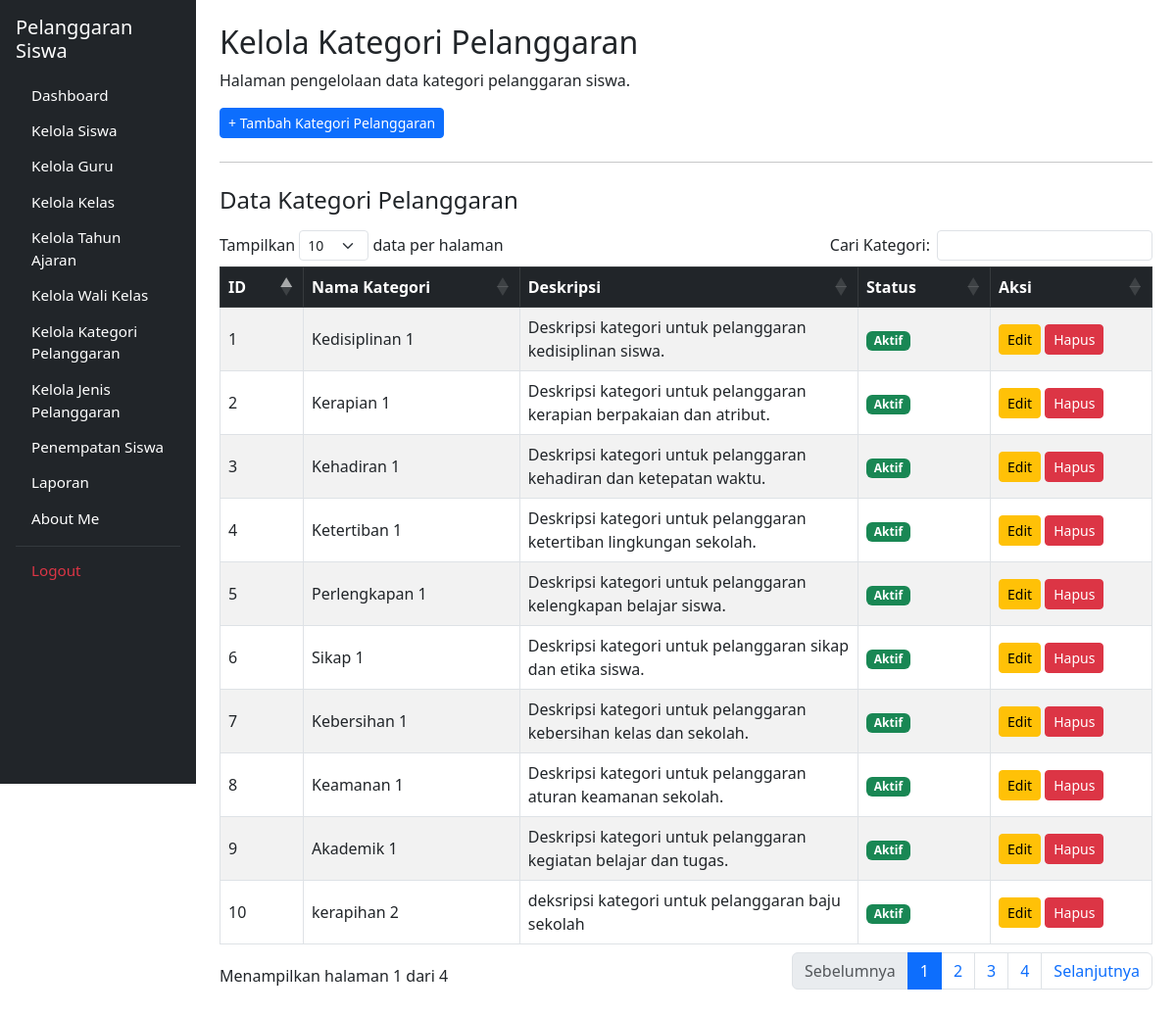
The page /kelola_kategori_pelanggaran.php (signed in) on the database its author committed.
### tables this page shows
CREATE TABLE `t_kategori_pelanggaran` (
  `id_kategori` int(11) NOT NULL,
  `nama_kategori` varchar(100) NOT NULL,
  `deskripsi` text DEFAULT NULL,
  `poin` int(11) NOT NULL DEFAULT 0
);

### kelola_kategori_pelanggaran.php (the view, shortened to what this page needs)
<?php
include 'config/koneksi.php';
$nama_tabel = 't_kategori_pelanggaran';
$query_data = mysqli_query($koneksi, "SELECT * FROM $nama_tabel ORDER BY id_kategori ASC");
?>
<!DOCTYPE html>
<html lang="id">
<head>
    <link href="https://cdn.jsdelivr.net/npm/bootstrap@5.3.0/dist/css/bootstrap.min.css" rel="stylesheet">
    <link rel="stylesheet" href="https://cdn.datatables.net/1.13.6/css/dataTables.bootstrap5.min.css">
</head>
<body>
<div class="container-fluid">
    <div class="row">
        <div class="col-md-3 col-lg-2 bg-dark p-3 sidebar-sticky">
            <h4 class="text-white mb-3 fs-5">
                Pelanggaran Siswa
            </h4>
            <ul class="nav nav-pills flex-column">
                <li class="nav-item">
                    <a href="dashboard.php" class="nav-link text-white">Dashboard</a>
                </li>
                <li class="nav-item">
                    <a href="kelola_siswa.php" class="nav-link text-white">Kelola Siswa</a>
                </li>
                <li class="nav-item">
                    <a href="kelola_guru.php" class="nav-link text-white">Kelola Guru</a>
                </li>
                <li class="nav-item">
                    <a href="kelola_kelas.php" class="nav-link text-white">Kelola Kelas</a>
                </li>
                <li class="nav-item">
                    <a href="kelola_tahun_ajaran.php" class="nav-link text-white">Kelola Tahun Ajaran</a>
                </li>
                <li class="nav-item">
                    <a href="kelola_wali_kelas.php" class="nav-link text-white">Kelola Wali Kelas</a>
                </li>
                <li class="nav-item">
                    <a href="kelola_kategori_pelanggaran.php" class="nav-link btn btn-primary text-white text-start">Kelola Kategori Pelanggaran</a>
                </li>
                <li class="nav-item">
                    <a href="kelola_jenis_pelanggaran.php" class="nav-link text-white">Kelola Jenis Pelanggaran</a>
                </li>
                <li class="nav-item">
                    <a href="penempatan_siswa.php" class="nav-link text-white">Penempatan Siswa</a>
                </li>
                <li class="nav-item">
                    <a href="pelanggaran.php" class="nav-link text-white">Laporan</a>
                </li>
                <li class="nav-item">
                    <a href="tentang_saya.php" class="nav-link text-white">About Me</a>
                </li>
                <hr class="text-secondary my-2">
                <li class="nav-item">
                    <a href="logout.php" class="nav-link text-danger">Logout</a>
                </li>
            </ul>
        </div>
        <main class="col-md-9 col-lg-10 p-4">
            <h2>Kelola Kategori Pelanggaran</h2>
            <p>Halaman pengelolaan data kategori pelanggaran siswa.</p>
            <div class="mb-3">
                <button class="btn btn-primary btn-sm" data-bs-toggle="modal" data-bs-target="#modalTambah">+ Tambah Kategori Pelanggaran</button>
            </div>
            <hr class="my-4">
            <h4 class="mb-3">Data Kategori Pelanggaran</h4>
            <div class="table-responsive">
                <table id="tabelKategori" class="table table-bordered table-striped align-middle" style="width:100%">
                    <thead class="table-dark">
                        <tr>
                            <th width="50">ID</th>
                            <th>Nama Kategori</th>
                            <th>Deskripsi</th>
                            <th width="100">Status</th>
                            <th width="130">Aksi</th>
                        </tr>
                    </thead>
                    <tbody>
                        <?php
                        $no = 1;
                        if ($query_data && mysqli_num_rows($query_data) > 0) :
                            while ($row = mysqli_fetch_assoc($query_data)) :
                        ?>
                        <tr>
                            <td><?= $no++; ?></td>
                            <td><?= htmlspecialchars($row['nama_kategori']); ?></td>
                            <td><?= htmlspecialchars($row['deskripsi']); ?></td>
                            <td>
                                <span class="badge bg-success">Aktif</span>
                            </td>
                            <td>
                                <button class="btn btn-warning btn-sm" data-bs-toggle="modal" data-bs-target="#editModal<?= $row['id_kategori']; ?>">Edit</button>
                                <a href="kelola_kategori_pelanggaran.php?hapus=<?= $row['id_kategori']; ?>"
                                   class="btn btn-danger btn-sm"
                                   onclick="return confirm('Yakin ingin menghapus kategori ini?')">
                                   Hapus
                                </a>
                            </td>
                        </tr>
                        <?php
                            endwhile;
                        endif;
                        ?>
                    </tbody>
                </table>
            </div>
        </main>
    </div>
</div>
</body>
</html>

### kelola_kategori_pelanggaran.php (style rules this page uses)
.sidebar-sticky { position: sticky; top: 0; height: 100vh; overflow-y: auto; }
.sidebar-sticky .nav-link { padding-top: 0.35rem !important; padding-bottom: 0.35rem !important; font-size: 0.95rem; }
.sidebar-sticky .nav-item { margin-bottom: 0.15rem !important; }

### rows shown on the page
t_kategori_pelanggaran: nama_kategori "Kedisiplinan 1", deskripsi "Deskripsi kategori untuk pelanggaran kedisiplinan siswa."
t_kategori_pelanggaran: nama_kategori "Kerapian 1", deskripsi "Deskripsi kategori untuk pelanggaran kerapian berpakaian dan atribut."
t_kategori_pelanggaran: nama_kategori "Kehadiran 1", deskripsi "Deskripsi kategori untuk pelanggaran kehadiran dan ketepatan waktu."
t_kategori_pelanggaran: nama_kategori "Ketertiban 1", deskripsi "Deskripsi kategori untuk pelanggaran ketertiban lingkungan sekolah."
t_kategori_pelanggaran: nama_kategori "Perlengkapan 1", deskripsi "Deskripsi kategori untuk pelanggaran kelengkapan belajar siswa."
t_kategori_pelanggaran: nama_kategori "Sikap 1", deskripsi "Deskripsi kategori untuk pelanggaran sikap dan etika siswa."
t_kategori_pelanggaran: nama_kategori "Kebersihan 1", deskripsi "Deskripsi kategori untuk pelanggaran kebersihan kelas dan sekolah."
t_kategori_pelanggaran: nama_kategori "Keamanan 1", deskripsi "Deskripsi kategori untuk pelanggaran aturan keamanan sekolah."
t_kategori_pelanggaran: nama_kategori "Akademik 1", deskripsi "Deskripsi kategori untuk pelanggaran kegiatan belajar dan tugas."
t_kategori_pelanggaran: nama_kategori "kerapihan 2", deskripsi "deksripsi kategori untuk pelanggaran baju sekolah"
